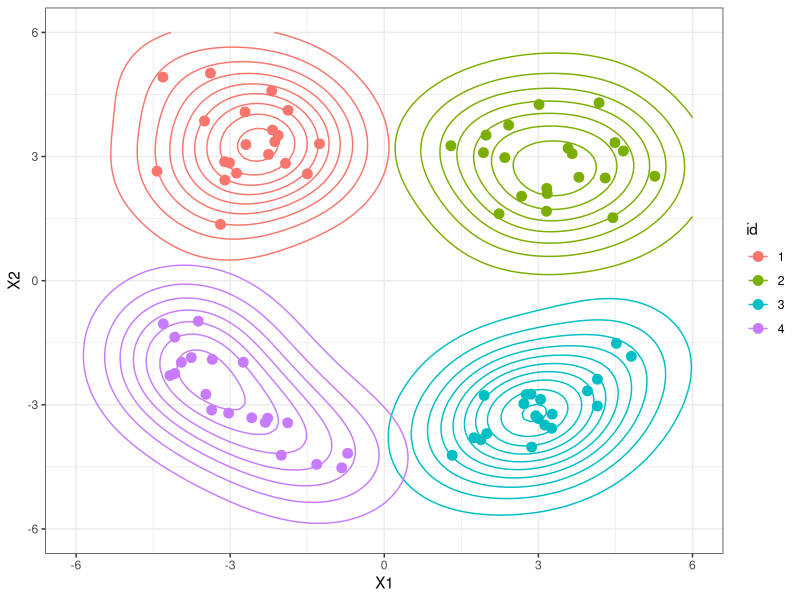

Reproduce this figure in R. (Note: this script raises an error after producing the figure.)
## ---- chunk 1
library(mvtnorm)
library(ggplot2)
library(car) #for plotting ellipses
#library(plyr)
#library(MCMCpack)
## ---- chunk 2
genCluster<-function(n,id,mu=c(0,0),sigma=diag(2)){
  d<-data.frame(rmvnorm(n,mean=mu,sigma=sigma))
  d$id<-id
  return(d)
}

#upper left- isotropic
red<-genCluster(20,"1",mu=c(-3,3)) #sigma=cbind(c(2,-.5),c(-.5,2))
#upper right- stretched horizontally
blue<-genCluster(20,"2",c(3,3),sigma=matrix(c(1.5,0,0,.5),nrow=2))
#lower right- positive correlation
green<-genCluster(20,"3",c(3,-3),sigma=matrix(c(1,.8,.8,1),nrow=2))
#lower left- negative correlation
black<-genCluster(20,"4",c(-3,-3),sigma=matrix(c(1,-.8,-.8,1),nrow=2))
dat<-rbind(red,blue,green,black)
ggplot(data=dat,aes(x=X1,y=X2,color=id))+geom_point(size=3)+theme_bw()+geom_density2d(h=4)+xlim(-6,6)+ylim(-6,6)
## ---- chunk 3
# rstick<-function(K,alpha){
#   # returns a truncated stick breaking vector of weights
#   # alpha is concentration parameter
#   # K is the number of weights, set K to a large value to more closely approximate the true stick breaking distribution
#   # large alpha-> few clusters
#   # small alpha-> many clusters
#   betas<-rbeta(K,1,alpha)
#   betas[K]<-1 #truncation part
#   lbetas<-log(betas)
#   log_cumsum_1minus_betas<-c(0,cumsum(log(1-betas))[1:K-1])
#   return(exp(lbetas+log_cumsum_1minus_betas))
# }
# # test this function
# stopifnot(sum(rstick(1,10))==1)

rstick<-function(alpha,categ_counts){
  # returns a truncated stick breaking vector of weights
  # alpha is (prior) concentration parameter
  # large alpha-> few clusters
  # small alpha-> many clusters
  # categ_counts is a vector of sufficient statistics
  # categ_counts[h] is number of data points observed in category "h"
  # categ_counts = sum_{i=1}^n I(Z_i=h)
  # set categ_counts=rep(0,K) to sample from the prior.
  K<-length(categ_counts)
  #compute parameter for second part of stick breaking betas
  #ss_gt = sum_{i=1}^n I(Z_i>h) for each of the categoris h=1...K
  ss_gt<-sum(categ_counts)-cumsum(categ_counts)
  betas<-rbeta(K,1+categ_counts,alpha+ss_gt)
  betas[K]<-1 #truncation part
  lbetas<-log(betas)
  log_cumsum_1minus_betas<-c(0,cumsum(log(1-betas))[1:K-1])
  return(exp(lbetas+log_cumsum_1minus_betas))
}
# test this function
stopifnot(sum(rstick_post(1,c(5,3,8))==1))

rdp_prior<-function(K,alpha,H){
  # return samples from a dirichlet process prior with concentration parameter alpha and base measure H.
  # uses stick breaking method rather than chinese restaurant process
  # truncates stick breaking after K clusters
  # calling H(K) should produce K random samples from distribution H
  # returns a list of probabilities and atoms
  # ie, one sample from rdp is a probability measure over the atoms
  pi_vals<-rstick(alpha,rep(0,K))
  atoms<-H(K)
  return(list(probs=pi_vals,atoms=atoms))
}

visualize_dp_1d<-function(alpha,H=rnorm,H_density=dnorm,K=100){
  # handy function for visualizing 1-dimensional DPs
  # "H_density" should be the density version of "H" for plotting
  test_dp<-data.frame(rdp_prior(K,alpha,H))
  ggbase<-ggplot(data=test_dp,aes(x=atoms,ymax=probs,ymin=0))+geom_linerange(size=2)+stat_function(fun=H_density,linetype=2)+ylab("probability density or mass")+theme_bw()
  return(ggbase)
}

visualize_dp_1d(1)+ggtitle("DP with Normal(0,1) Base Measure, alpha=1")
visualize_dp_1d(10)+ggtitle("DP with Normal(0,1) Base Measure, alpha=10")
## ---- chunk 4
rNW<-function(m,k,df,precision_matrix){
  # return a single sample from the normal-wishart distribution
  # m is mean parameter
  # k is related to "sample size" for mean. Large value==high confidence in m
  # precision_matrix is inverse of the covariance matrix
  # df is "sample size" for covariance matrix. Large value==high confidence
  # probability model:
  # Lambda ~ Wishart(precision_matrix,df)
  # equivalently, Sigma=Lambda^{-1}~ Inverse Wishart(S,nu=df+D+1) 
  # where D is dimensionality
  # mu|Sigma ~ Normal(m,(1/k)*S)
  #Lambda0<-solve(S)
  stopifnot(df>0)
  D<-length(m)
  stopifnot(all(dim(precision_matrix)==D))
  nu<-df+D+1
  Lambda<-drop(rWishart(1,df,precision_matrix))
  Sigma<-solve(Lambda)
  mean_sim<-drop(rmvnorm(1,m,Sigma/k))
  return(list(mean=mean_sim,precision=Lambda,cov=Sigma))
}
# test the function using strongly informative prior
nsim<-1000
vals<-replicate(nsim,rNW(c(5,-5),10,10,matrix(c(1,.5,.5,1),nrow=2)),simplify=FALSE)
rowMeans(sapply(vals,function(x){x$mean})) #should be (5,-5)
#empirical mean of precision matrices should be matrix(10,5,5,10)
Reduce("+",lapply(vals,function(x){x$precision}))/nsim
## ---- chunk 5
dp_gmm_prior<-function(N,K,alpha,m,k,df,precision_matrix,verbose=FALSE){
  # return N samples from DP mixture of gaussians
  # K is truncation level of stick breaking process (upper bound on #clusters)
  # alpha is concentration parameter 
  #gaussian base measure hyperparams m,k,df, and precision matrix defined in rNW function
  probs<-rstick(alpha,rep(0,K))
  params_unique<-replicate(K,rNW(m,k,df,precision_matrix),simplify=FALSE)
  params<-sample(params_unique,N,replace=TRUE,prob=probs)
  vals<-vapply(params,function(x){rmvnorm(1,x$mean,x$cov)},rep(0.0,length(m)))
  if(verbose) print(paste("Number of clusters=",length(unique(params))))
  attr(vals,"nclust")<-length(unique(params))
  return(t(vals))
}
vals<-dp_gmm_prior(1000,100,1,c(5,-5),.1,3,matrix(c(1,.5,.5,1),nrow=2),verbose=TRUE)
#colMeans(vals) #should be about c(5,-5)
plot(vals)
hist(vals[,1],probability=TRUE) #marginal of simulated data
curve(dnorm(x,mean=5,sd=3),from=-20,to=40,add=TRUE) #compare to base meas.
hist(vals[,2],probability=TRUE)
curve(dnorm(x,mean=-5,sd=3),from=-40,to=20,add=TRUE)
ggplot(data=data.frame(vals),aes(x=X1,y=X2))+geom_point(size=.5)+geom_density2d()+theme_bw()
#ggsave("DP_GMM.pdf")
## ---- chunk 6
# inputs:
# y is a matrix where each row is a data point
# alpha is the concentration parameter
# H is the base distribution
alpha<-1
y<-as.matrix(dat[,1:2])
k0<-.01 #diffuse prior for means
D<-ncol(y)
nu0<-D+2 #diffuse prior for covariance matrix
# set other hyperparameters based on empirical bayes approach
ymean<-colMeans(y)
ycov<-cov(y)
m0<-ymean
S0_inv<-solve(ycov)
# set base measure also by empirical bayes if not specified
if(is.null(H)) H<-function(n){rmvnorm(n,mean=ymean,sigma=S0)}
#update hyperparameters based on data
N<-nrow(y)
kn<-k0+N
mn <- (k0*m0+colSums(y))/kn
nun<-nu0+N
Sn<-solve(S0_inv+t(y)%*%y+k0*(m0 %o% m0) - kn*(mn %o% mn))
ggplot(data=dat)+geom_point(aes(x=X1,y=X2,color=id),size=2)
ellipse(mn,Sn,radius=1,grid=FALSE,add=TRUE)
